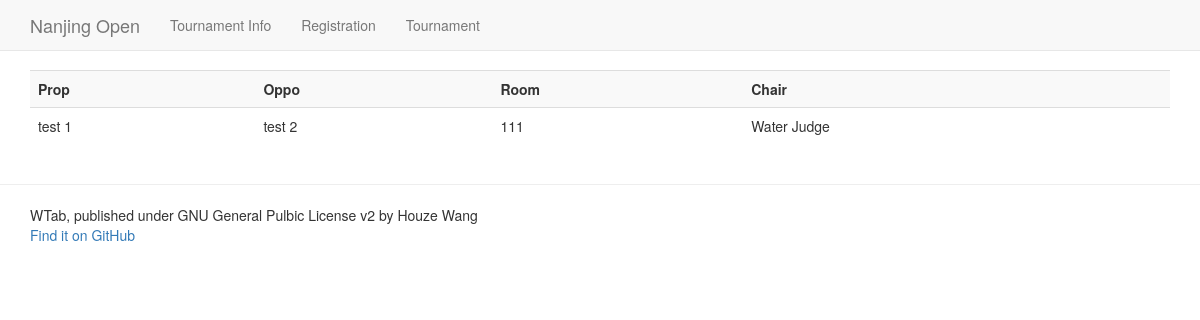
Screenshot of /tournament/matchup/1/ with the database file from the repository.
### tournament/models.py (models this page shows, shortened)
class Tournament_Settings(models.Model):
    Name_of_Tournament = models.CharField(max_length=64, default="new tournament")
    Max_Margin = models.IntegerField(default=300)
    Score_Max = models.IntegerField(default=90)
    Score_Min = models.IntegerField(default=60)
    Total_Rounds = models.IntegerField(default=8)
    Novice_Breaks = models.IntegerField(default=4)
    Breaks = models.IntegerField(default=16)
    Tab_Released = models.BooleanField(default=False)

class Room_Stat(models.Model):
    prop_team = models.ForeignKey(Team,related_name='prop_team')
    oppo_team = models.ForeignKey(Team,related_name='oppo_team')
    room_id = models.ForeignKey(Room)
    chair = models.ForeignKey(Judge)
    panel1 = models.ForeignKey(Judge, related_name='panel1',null=True, blank=True)
    panel2 = models.ForeignKey(Judge, related_name='panel2',null=True, blank=True)
    round_number = models.IntegerField(default=1)

class Team(models.Model):
    name = models.CharField(max_length=64, unique=True)
    school = models.ForeignKey(School)
    total_wl = models.IntegerField(default=0)
    total_po = models.IntegerField(default=0)
    po_str = models.CharField(max_length=32, default="", blank=True)
    total_sp = models.FloatField(default=0)
    total_mg = models.FloatField(default=0)
    novice = models.BooleanField(default=False)
    pull_up = models.BooleanField(default=False)
    slug = models.SlugField(max_length=128,unique=True)
    def __unicode__(self):
        return (self.name)

class Room(models.Model):
    name = models.CharField(max_length=64, unique=True)
    distance_to_hall = models.IntegerField(default=0)
    def __unicode__(self):
        return (self.name)

class Judge(models.Model):
    name = models.CharField(max_length=64, unique=True, primary_key=True)
    code = models.CharField(max_length=8, unique=True, default='CODE')
    weight = models.IntegerField(default=1)
    round_filled = models.IntegerField(default=0)
    def __unicode__(self):
        return (self.name)

### tournament/views.py (the view)
# urls.py: url(r'^matchup/(?P<round_number>[\w\-]+)/$',views.show_matchup,name='show_matchup'),)
def show_matchup(request, round_number):
    room_stat = Room_Stat.objects.filter(round_number=int(round_number))
    context_dict = {'room_stat':room_stat}
    tournament_name = Tournament_Settings.objects.all()[0].Name_of_Tournament
    context_dict['tournament_name'] = tournament_name
    return (render(request,'matchup.html',context_dict))

### templates/matchup.html
{% extends 'base.html' %}
{% block body_block %}
<div class="container">
  <table class="table table-striped">
    <tr>
      <th>Prop</th>
      <th>Oppo</th>
      <th>Room</th>
      <th>Chair</th>
    </tr>
    {% for room in room_stat %}
      <tr>
        <td>{{room.prop_team}}</td>
        <td>{{room.oppo_team}}</td>
        <td>{{room.room_id}}</td>
        <td>{{room.chair}}</td>
      </tr>
    {% endfor %}
  </table>
</div>
{% endblock %}

### templates/base.html (shortened to what this page needs)
<!DOCTYPE HTML>
{% load staticfiles %}
<html>
    <head>
      <link rel="stylesheet" type="text/css" href="{% static 'bootstrap/css/bootstrap.min.css' %}">
    </head>
    <body>
      <nav class="navbar navbar-default navbar-fixed-top">
        <div class="container">
          <div class="navbar-header">
            <a class="navbar-brand">{{tournament_name}}</a>
          </div>
          <ul class="nav navbar-nav">
            <li>
              <a>Tournament Info</a>
            </li>
            <li>
              <a>Registration</a>
            </li>
            <li>
              <a href="/tournament/">Tournament</a>
            </li>
          </ul>
        </div>
      </nav>
      {% block body_block %}{% endblock %}
      <hr>
      <div class="container">
        WTab, published under GNU General Pulbic License v2 by Houze Wang
        <br>
        <a href="https://github.com/kerbinagent/tabpy2">Find it on GitHub</a>
      </div>
    </body>
</html>

### templates/base.html (style rules this page uses)
body { min-height: 900px; padding-top: 70px; }

### rows the page displays
Tournament_Settings: Name_of_Tournament "Nanjing Open"
Room_Stat: prop_team "test 1", oppo_team "test 2", room_id "111", chair "Water Judge"
